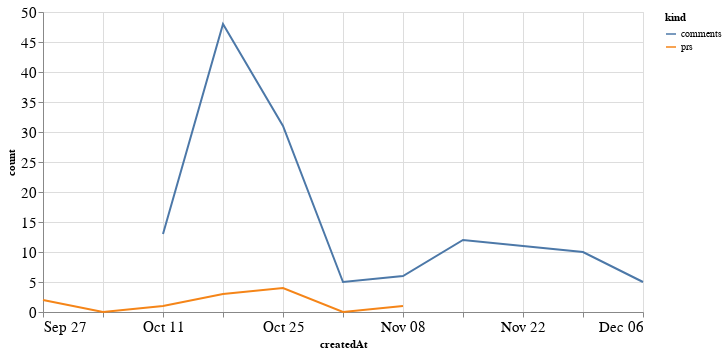

Write notebook code for a chart like this one.
### Code cell
alt.Chart(total_time, width=600).mark_line().encode(
    x='createdAt',
    y='count',
    color='kind'
)

### Figure 1 — Vega-Lite specification as saved in the notebook (floating-point values rounded to 4 significant figures)
{"config": {"axisLeft": {"labelFontSize": 15}, "axisBottom": {"labelFontSize": 15}}, "data": {"name": "data-90e16f7d8ae9a8bf60d9c44bfd66e54c"}, "mark": "line", "encoding": {"color": {"type": "nominal", "field": "kind"}, "x": {"type": "temporal", "field": "createdAt"}, "y": {"type": "quantitative", "field": "count"}}, "width": 600, "$schema": "https://vega.github.io/schema/vega-lite/v4.8.1.json", "datasets": {"data-90e16f7d8ae9a8bf60d9c44bfd66e54c": [{"createdAt": "2020-09-27T00:00:00", "kind": "prs", "count": 2.0}, {"createdAt": "2020-10-04T00:00:00", "kind": "prs", "count": 0.0}, {"createdAt": "2020-10-11T00:00:00", "kind": "prs", "count": 1.0}, {"createdAt": "2020-10-18T00:00:00", "kind": "prs", "count": 3.0}, {"createdAt": "2020-10-25T00:00:00", "kind": "prs", "count": 4.0}, {"createdAt": "2020-11-01T00:00:00", "kind": "prs", "count": 0.0}, {"createdAt": "2020-11-08T00:00:00", "kind": "prs", "count": 1.0}, {"createdAt": "2020-11-15T00:00:00", "kind": "prs", "count": null}, {"createdAt": "2020-11-22T00:00:00", "kind": "prs", "count": null}, {"createdAt": "2020-11-29T00:00:00", "kind": "prs", "count": null}, {"createdAt": "2020-12-06T00:00:00", "kind": "prs", "count": null}, {"createdAt": "2020-09-27T00:00:00", "kind": "comments", "count": null}, {"createdAt": "2020-10-04T00:00:00", "kind": "comments", "count": null}, {"createdAt": "2020-10-11T00:00:00", "kind": "comments", "count": 13.0}, {"createdAt": "2020-10-18T00:00:00", "kind": "comments", "count": 48.0}, {"createdAt": "2020-10-25T00:00:00", "kind": "comments", "count": 31.0}, {"createdAt": "2020-11-01T00:00:00", "kind": "comments", "count": 5.0}, {"createdAt": "2020-11-08T00:00:00", "kind": "comments", "count": 6.0}, {"createdAt": "2020-11-15T00:00:00", "kind": "comments", "count": 12.0}, {"createdAt": "2020-11-22T00:00:00", "kind": "comments", "count": 11.0}, {"createdAt": "2020-11-29T00:00:00", "kind": "comments", "count": 10.0}, {"createdAt": "2020-12-06T00:00:00", "kind": "comments", "count": 5.0}]}}
